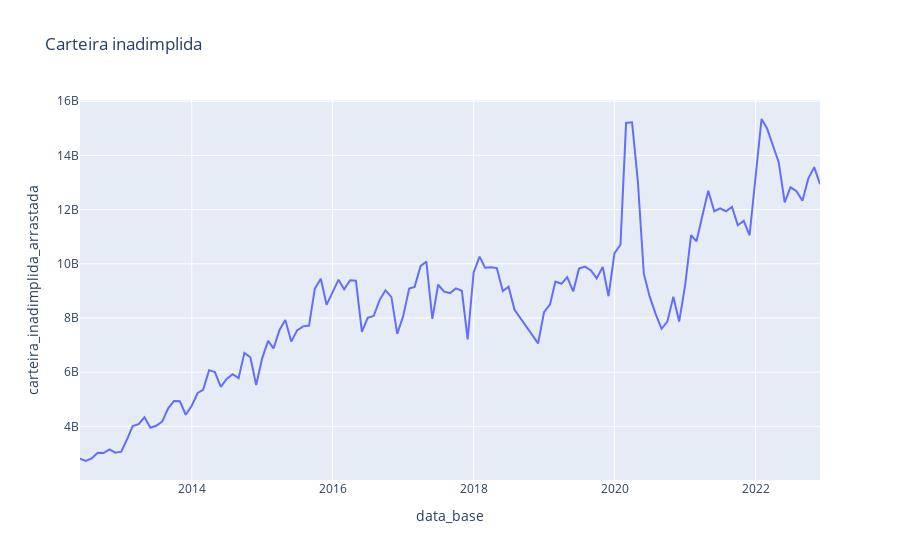

Notebook source saved alongside this figure:
### Code cell
grafico = px.line(df_total, x="data_base", y= 'carteira_inadimplida_arrastada', title="Carteira inadimplida")
grafico.show()
